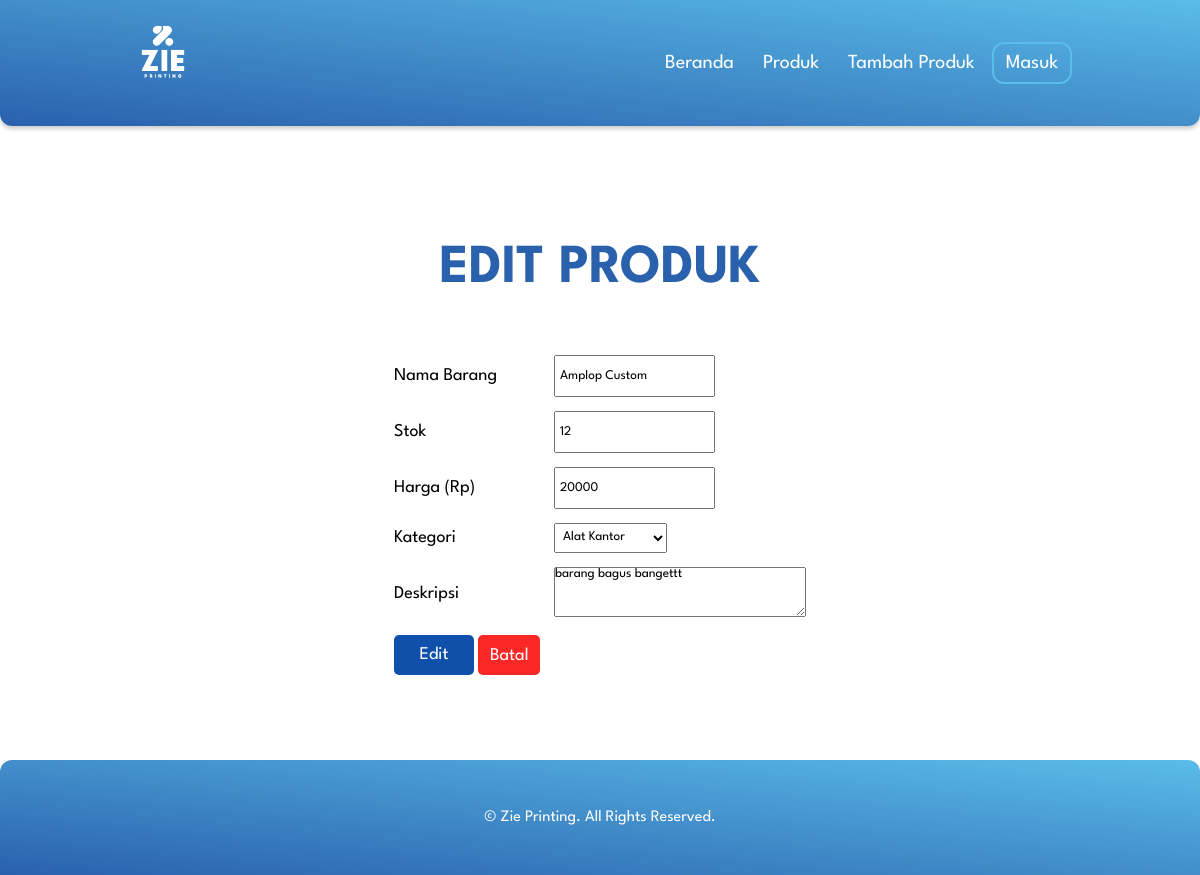
The app's page /edit.php?id=1 (signed in) with its own data.
### tables this page shows
CREATE TABLE `produk` (
  `idProduk` int(11) NOT NULL,
  `namaBarang` varchar(50) NOT NULL,
  `stokBarang` int(11) NOT NULL DEFAULT 0,
  `harga` decimal(10,0) NOT NULL DEFAULT 0,
  `tglTambah` date NOT NULL,
  `idUser` int(11) NOT NULL,
  `deskripsi` varchar(100) DEFAULT NULL,
  `idKategori` int(11) NOT NULL
);

### edit.php (the view, shortened to what this page needs)
<?php
require_once 'koneksi.php';
$id = isset($_GET['id']) ? (int)$_GET['id'] : 0;
$kategoriList = [
  1001 => 'Alat Kantor',
  1004 => 'Buku Cetak',
  1005 => 'Brosur',
  1006 => 'Undangan',
  1007 => 'Spanduk',
  1008 => 'Stiker',
  1009 => 'Kalender',
  1010 => 'Kartu Nama',
];
$res = mysqli_query(
    $koneksi,
    "SELECT p.idProduk, p.namaBarang, p.stokBarang, p.harga,
            p.idKategori, k.namaKategori, p.deskripsi
     FROM   produk   p
     JOIN   kategori k ON k.idKategori = p.idKategori
     WHERE  p.idProduk = $id
     LIMIT  1"
);
$p = mysqli_fetch_assoc($res);
?>
<!DOCTYPE html>
<html lang="en">
<head>
  <link rel="stylesheet" href="style.css">
</head>
<body>
  <nav>
    <ul>
      <li class="nav-left">
        <a href="#"><img src="image/zie_nobg.png" alt="ZIE PRINTING"></a>
      </li>
      <li class="nav-right">
        <a href="indexAdminPengguna.php">Beranda</a>
        <a href="produk.php">Produk</a>
        <a href="tambahproduk.php">Tambah Produk</a>
        <a href="login.php" class="dl">Masuk</a>
      </li>
    </ul>
  </nav>
  <main>
    <div class="selamatDatang">
      <div class="content"><h1>EDIT PRODUK</h1></div>
    </div>
    <form class="mainformproduk" method="post">
      <div class="formproduk">
        <table>
          <tr>
            <td>Nama Barang</td>
            <td><input type="text" name="namaBarang"
                       value="<?= htmlspecialchars($p['namaBarang']) ?>" required></td>
          </tr>
          <tr>
            <td>Stok</td>
            <td><input type="number" name="stokBarang"
                       value="<?= $p['stokBarang'] ?>" required></td>
          </tr>
          <tr>
            <td>Harga (Rp)</td>
            <td><input type="number" name="harga" step="0.01"
                       value="<?= $p['harga'] ?>" required></td>
          </tr>
          <tr>
            <td>Kategori</td>
            <td>
              <select name="idKategori" required>
                <?php foreach ($kategoriList as $kid => $knama): ?>
                  <option value="<?= $kid ?>"
                    <?= $kid == $p['idKategori'] ? 'selected' : '' ?>>
                    <?= $knama ?>
                  </option>
                <?php endforeach; ?>
              </select>
            </td>
          </tr>
          <tr>
            <td>Deskripsi</td>
            <td><textarea name="deskripsi" rows="4"
                  style="width:250px"><?= htmlspecialchars($p['deskripsi']) ?></textarea></td>
          </tr>
          <tr>
            <td>
              <input type="submit" name="simpan" value="Edit" class="btn1">
              <a href="produk.php" class="btn2" style="text-decoration:none;">Batal</a>
            </td>
          </tr>
        </table>
      </div>
    </form>
  </main>
  <footer>
    <p>&copy; Zie Printing. All Rights Reserved.</p>
  </footer>
</body>
</html>

### style.css (style rules this page uses)
* { margin: 0; padding: 0; font-family: League Spartan; }
nav { box-shadow: 0 3px 4px 0 rgba(0,0,0,.2); position: sticky; top: 0; background: linear-gradient(to top right, #2A61AD, #5ABCE8); overflow: hidden; font-size: 20px; border-radius: 0px 0px 12px 12px; }
nav ul { list-style: none; margin: 0 8rem; }
.nav-left { float: left; overflow: hidden; align-items: center; overflow: hidden; }
.nav-left img { padding: 16px 0; }
.nav-right { float: right; padding: 12px 0; margin: 30px 0; text-align: center; overflow: hidden; }
.nav-right a { display: inline-block; text-decoration: none; text-align: center; color: #FCFEFF; padding: 10px 12px; }
.dl { border: 2px solid #5ABCE8; border-radius: 12px; }
li img { width: 70px; }
main { justify-items: center; align-items: center; margin-top: 15px; margin: 15px 12%; }
.selamatDatang { overflow: hidden; padding: 6.4rem 0; text-align: center; animation: fadeIn 1s; }
.selamatDatang h1 { font-size: 55px; padding: 0 0 5px 0; color: #2A61AD; }
.mainformproduk { overflow: hidden; border-radius: 12px; margin: 32px; margin-top: -100px; }
.formproduk { display: flex; float: left; padding: 15px; border-radius: 12px; margin: 30px 0; font-size: large; }
.formproduk td { padding: 6px; }
.formproduk input { width: auto; height: 30px; padding: 4px; text-align: left; }
.formproduk a { width: auto; height: 30px; padding: 4px; text-align: left; }
.formproduk .btn1 { background-color: #1050aa; color: #FCFEFF; border: none; border-radius: 5px; width: 80px; height: 40px; text-align: center; font-size: large; }
.btn1 { background-color: #1050aa; color: #FCFEFF; border: none; border-radius: 5px; width: 80px; height: 40px; text-align: center; font-size: large; }
.formproduk .btn2 { background-color: #fa2727; color: #FCFEFF; border: none; border-radius: 5px; width: 80px; height: 40px; text-align: center; font-size: large; padding: 11.5px; }
.formproduk select { width: auto; height: 30px; padding: 4px; text-align: left; }
footer { padding: 50px 0; border-radius: 12px 12px 0px 0px; background: linear-gradient(to top right, #2A61AD, #5ABCE8); justify-items: center; color: white; }

### records on screen
produk: namaBarang "Amplop Custom", stokBarang "12", harga "20000", idKategori "Alat Kantor", deskripsi "barang bagus bangettt"
